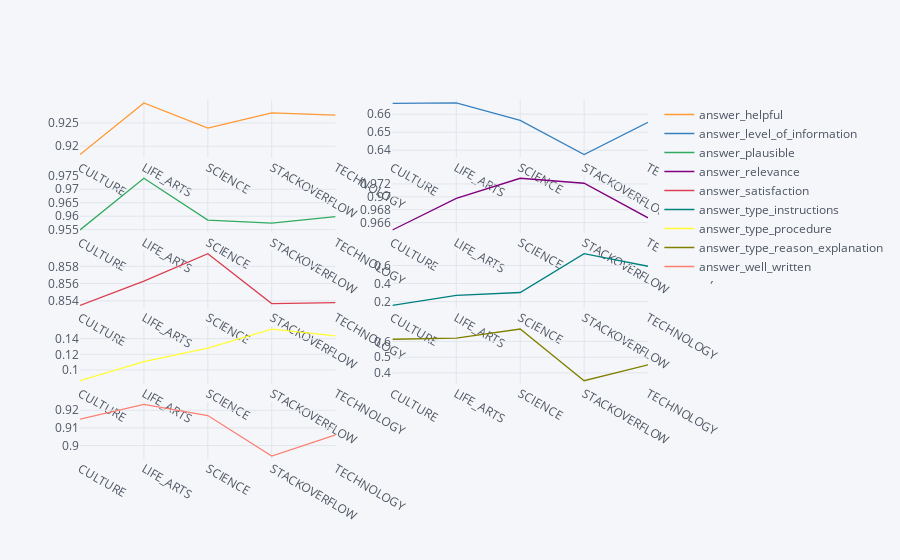

Notebook code cell kept with this figure:
### Code cell
df_train.groupby('category')['answer_helpful',
 'answer_level_of_information',
 'answer_plausible',
 'answer_relevance',
 'answer_satisfaction',
 'answer_type_instructions',
 'answer_type_procedure',
 'answer_type_reason_explanation',
 'answer_well_written'].mean().iplot(kind='line', subplots=True, vertical_spacing=0.05)

### Figure 1 — Plotly figure (JSON) as saved in the notebook; plotly's stock layout.template omitted (floating-point values rounded to 4 significant figures)
{"data": [{"line": {"color": "rgba(255, 153, 51, 1.0)", "dash": "solid", "shape": "linear", "width": 1.3}, "mode": "lines", "name": "answer_helpful", "text": "", "type": "scatter", "x": ["CULTURE", "LIFE_ARTS", "SCIENCE", "STACKOVERFLOW", "TECHNOLOGY"], "xaxis": "x", "y": [0.9182, 0.9293, 0.9239, 0.9272, 0.9267], "yaxis": "y"}, {"line": {"color": "rgba(55, 128, 191, 1.0)", "dash": "solid", "shape": "linear", "width": 1.3}, "mode": "lines", "name": "answer_level_of_information", "text": "", "type": "scatter", "x": ["CULTURE", "LIFE_ARTS", "SCIENCE", "STACKOVERFLOW", "TECHNOLOGY"], "xaxis": "x2", "y": [0.666, 0.6663, 0.6565, 0.6376, 0.6554], "yaxis": "y2"}, {"line": {"color": "rgba(50, 171, 96, 1.0)", "dash": "solid", "shape": "linear", "width": 1.3}, "mode": "lines", "name": "answer_plausible", "text": "", "type": "scatter", "x": ["CULTURE", "LIFE_ARTS", "SCIENCE", "STACKOVERFLOW", "TECHNOLOGY"], "xaxis": "x3", "y": [0.9549, 0.9741, 0.9585, 0.9574, 0.9598], "yaxis": "y3"}, {"line": {"color": "rgba(128, 0, 128, 1.0)", "dash": "solid", "shape": "linear", "width": 1.3}, "mode": "lines", "name": "answer_relevance", "text": "", "type": "scatter", "x": ["CULTURE", "LIFE_ARTS", "SCIENCE", "STACKOVERFLOW", "TECHNOLOGY"], "xaxis": "x4", "y": [0.9649, 0.9698, 0.9729, 0.9721, 0.9667], "yaxis": "y4"}, {"line": {"color": "rgba(219, 64, 82, 1.0)", "dash": "solid", "shape": "linear", "width": 1.3}, "mode": "lines", "name": "answer_satisfaction", "text": "", "type": "scatter", "x": ["CULTURE", "LIFE_ARTS", "SCIENCE", "STACKOVERFLOW", "TECHNOLOGY"], "xaxis": "x5", "y": [0.8535, 0.8563, 0.8595, 0.8537, 0.8538], "yaxis": "y5"}, {"line": {"color": "rgba(0, 128, 128, 1.0)", "dash": "solid", "shape": "linear", "width": 1.3}, "mode": "lines", "name": "answer_type_instructions", "text": "", "type": "scatter", "x": ["CULTURE", "LIFE_ARTS", "SCIENCE", "STACKOVERFLOW", "TECHNOLOGY"], "xaxis": "x6", "y": [0.1591, 0.2699, 0.3006, 0.7297, 0.5907], "yaxis": "y6"}, {"line": {"color": "rgba(255, 255, 51, 1.0)", "dash": "solid", "shape": "linear", "width": 1.3}, "mode": "lines", "name": "answer_type_procedure", "text": "", "type": "scatter", "x": ["CULTURE", "LIFE_ARTS", "SCIENCE", "STACKOVERFLOW", "TECHNOLOGY"], "xaxis": "x7", "y": [0.08619, 0.1107, 0.1279, 0.1523, 0.1437], "yaxis": "y7"}, {"line": {"color": "rgba(128, 128, 0, 1.0)", "dash": "solid", "shape": "linear", "width": 1.3}, "mode": "lines", "name": "answer_type_reason_explanation", "text": "", "type": "scatter", "x": ["CULTURE", "LIFE_ARTS", "SCIENCE", "STACKOVERFLOW", "TECHNOLOGY"], "xaxis": "x8", "y": [0.6135, 0.6206, 0.6784, 0.3504, 0.451], "yaxis": "y8"}, {"line": {"color": "rgba(251, 128, 114, 1.0)", "dash": "solid", "shape": "linear", "width": 1.3}, "mode": "lines", "name": "answer_well_written", "text": "", "type": "scatter", "x": ["CULTURE", "LIFE_ARTS", "SCIENCE", "STACKOVERFLOW", "TECHNOLOGY"], "xaxis": "x9", "y": [0.9149, 0.9233, 0.917, 0.894, 0.906], "yaxis": "y9"}], "layout": {"legend": {"bgcolor": "#F5F6F9", "font": {"color": "#4D5663"}}, "paper_bgcolor": "#F5F6F9", "plot_bgcolor": "#F5F6F9", "title": {"font": {"color": "#4D5663"}}, "xaxis": {"anchor": "y", "domain": [0, 0.45], "gridcolor": "#E1E5ED", "showgrid": true, "tickfont": {"color": "#4D5663"}, "title": {"font": {"color": "#4D5663"}, "text": ""}, "zerolinecolor": "#E1E5ED"}, "xaxis10": {"anchor": "y10", "domain": [0.55, 1], "gridcolor": "#E1E5ED", "showgrid": true, "tickfont": {"color": "#4D5663"}, "title": {"font": {"color": "#4D5663"}, "text": ""}, "zerolinecolor": "#E1E5ED"}, "xaxis2": {"anchor": "y2", "domain": [0.55, 1], "gridcolor": "#E1E5ED", "showgrid": true, "tickfont": {"color": "#4D5663"}, "title": {"font": {"color": "#4D5663"}, "text": ""}, "zerolinecolor": "#E1E5ED"}, "xaxis3": {"anchor": "y3", "domain": [0, 0.45], "gridcolor": "#E1E5ED", "showgrid": true, "tickfont": {"color": "#4D5663"}, "title": {"font": {"color": "#4D5663"}, "text": ""}, "zerolinecolor": "#E1E5ED"}, "xaxis4": {"anchor": "y4", "domain": [0.55, 1], "gridcolor": "#E1E5ED", "showgrid": true, "tickfont": {"color": "#4D5663"}, "title": {"font": {"color": "#4D5663"}, "text": ""}, "zerolinecolor": "#E1E5ED"}, "xaxis5": {"anchor": "y5", "domain": [0, 0.45], "gridcolor": "#E1E5ED", "showgrid": true, "tickfont": {"color": "#4D5663"}, "title": {"font": {"color": "#4D5663"}, "text": ""}, "zerolinecolor": "#E1E5ED"}, "xaxis6": {"anchor": "y6", "domain": [0.55, 1], "gridcolor": "#E1E5ED", "showgrid": true, "tickfont": {"color": "#4D5663"}, "title": {"font": {"color": "#4D5663"}, "text": ""}, "zerolinecolor": "#E1E5ED"}, "xaxis7": {"anchor": "y7", "domain": [0, 0.45], "gridcolor": "#E1E5ED", "showgrid": true, "tickfont": {"color": "#4D5663"}, "title": {"font": {"color": "#4D5663"}, "text": ""}, "zerolinecolor": "#E1E5ED"}, "xaxis8": {"anchor": "y8", "domain": [0.55, 1], "gridcolor": "#E1E5ED", "showgrid": true, "tickfont": {"color": "#4D5663"}, "title": {"font": {"color": "#4D5663"}, "text": ""}, "zerolinecolor": "#E1E5ED"}, "xaxis9": {"anchor": "y9", "domain": [0, 0.45], "gridcolor": "#E1E5ED", "showgrid": true, "tickfont": {"color": "#4D5663"}, "title": {"font": {"color": "#4D5663"}, "text": ""}, "zerolinecolor": "#E1E5ED"}, "yaxis": {"anchor": "x", "domain": [0.84, 1], "gridcolor": "#E1E5ED", "showgrid": true, "tickfont": {"color": "#4D5663"}, "title": {"font": {"color": "#4D5663"}, "text": ""}, "zerolinecolor": "#E1E5ED"}, "yaxis10": {"anchor": "x10", "domain": [0, 0.16], "gridcolor": "#E1E5ED", "showgrid": true, "tickfont": {"color": "#4D5663"}, "title": {"font": {"color": "#4D5663"}, "text": ""}, "zerolinecolor": "#E1E5ED"}, "yaxis2": {"anchor": "x2", "domain": [0.84, 1], "gridcolor": "#E1E5ED", "showgrid": true, "tickfont": {"color": "#4D5663"}, "title": {"font": {"color": "#4D5663"}, "text": ""}, "zerolinecolor": "#E1E5ED"}, "yaxis3": {"anchor": "x3", "domain": [0.63, 0.79], "gridcolor": "#E1E5ED", "showgrid": true, "tickfont": {"color": "#4D5663"}, "title": {"font": {"color": "#4D5663"}, "text": ""}, "zerolinecolor": "#E1E5ED"}, "yaxis4": {"anchor": "x4", "domain": [0.63, 0.79], "gridcolor": "#E1E5ED", "showgrid": true, "tickfont": {"color": "#4D5663"}, "title": {"font": {"color": "#4D5663"}, "text": ""}, "zerolinecolor": "#E1E5ED"}, "yaxis5": {"anchor": "x5", "domain": [0.42, 0.58], "gridcolor": "#E1E5ED", "showgrid": true, "tickfont": {"color": "#4D5663"}, "title": {"font": {"color": "#4D5663"}, "text": ""}, "zerolinecolor": "#E1E5ED"}, "yaxis6": {"anchor": "x6", "domain": [0.42, 0.58], "gridcolor": "#E1E5ED", "showgrid": true, "tickfont": {"color": "#4D5663"}, "title": {"font": {"color": "#4D5663"}, "text": ""}, "zerolinecolor": "#E1E5ED"}, "yaxis7": {"anchor": "x7", "domain": [0.21, 0.37], "gridcolor": "#E1E5ED", "showgrid": true, "tickfont": {"color": "#4D5663"}, "title": {"font": {"color": "#4D5663"}, "text": ""}, "zerolinecolor": "#E1E5ED"}, "yaxis8": {"anchor": "x8", "domain": [0.21, 0.37], "gridcolor": "#E1E5ED", "showgrid": true, "tickfont": {"color": "#4D5663"}, "title": {"font": {"color": "#4D5663"}, "text": ""}, "zerolinecolor": "#E1E5ED"}, "yaxis9": {"anchor": "x9", "domain": [0, 0.16], "gridcolor": "#E1E5ED", "showgrid": true, "tickfont": {"color": "#4D5663"}, "title": {"font": {"color": "#4D5663"}, "text": ""}, "zerolinecolor": "#E1E5ED"}}}
